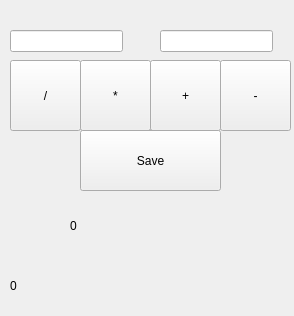
<?xml version="1.0" encoding="UTF-8"?>
<ui version="4.0">
 <class>MainWindow</class>
 <widget class="QMainWindow" name="MainWindow">
  <property name="geometry">
   <rect>
    <x>0</x>
    <y>0</y>
    <width>294</width>
    <height>316</height>
   </rect>
  </property>
  <property name="windowTitle">
   <string>MainWindow</string>
  </property>
  <widget class="QWidget" name="centralwidget">
   <widget class="QLabel" name="rezult_text">
    <property name="geometry">
     <rect>
      <x>70</x>
      <y>200</y>
      <width>161</width>
      <height>51</height>
     </rect>
    </property>
    <property name="styleSheet">
     <string notr="true">QLabel{
	qproperty-alignment: 'AlignCenter';
	border: 1px solid gray;
}

background-color:white;</string>
    </property>
    <property name="midLineWidth">
     <number>0</number>
    </property>
    <property name="text">
     <string>0</string>
    </property>
   </widget>
   <widget class="QPushButton" name="pushButton_division">
    <property name="geometry">
     <rect>
      <x>10</x>
      <y>60</y>
      <width>71</width>
      <height>71</height>
     </rect>
    </property>
    <property name="styleSheet">
     <string notr="true">QLabel{
	qproperty-alignment: 'AlignCenter';
	border: 1px solid gray;
}

background-color:white;</string>
    </property>
    <property name="text">
     <string>/</string>
    </property>
   </widget>
   <widget class="QPushButton" name="pushButton_multiplication">
    <property name="geometry">
     <rect>
      <x>80</x>
      <y>60</y>
      <width>71</width>
      <height>71</height>
     </rect>
    </property>
    <property name="styleSheet">
     <string notr="true">QLabel{
	qproperty-alignment: 'AlignCenter';
	border: 1px solid gray;
}

background-color:white;</string>
    </property>
    <property name="text">
     <string>*</string>
    </property>
   </widget>
   <widget class="QPushButton" name="pushButton_plus">
    <property name="geometry">
     <rect>
      <x>150</x>
      <y>60</y>
      <width>71</width>
      <height>71</height>
     </rect>
    </property>
    <property name="styleSheet">
     <string notr="true">QLabel{
	qproperty-alignment: 'AlignCenter';
	border: 1px solid gray;
}

background-color:white;</string>
    </property>
    <property name="text">
     <string>+</string>
    </property>
   </widget>
   <widget class="QPushButton" name="pushButton_minus">
    <property name="geometry">
     <rect>
      <x>220</x>
      <y>60</y>
      <width>71</width>
      <height>71</height>
     </rect>
    </property>
    <property name="styleSheet">
     <string notr="true">QLabel{
	qproperty-alignment: 'AlignCenter';
	border: 1px solid gray;
}

background-color:white;</string>
    </property>
    <property name="text">
     <string>-</string>
    </property>
   </widget>
   <widget class="QLineEdit" name="number_one">
    <property name="geometry">
     <rect>
      <x>10</x>
      <y>30</y>
      <width>113</width>
      <height>22</height>
     </rect>
    </property>
    <property name="styleSheet">
     <string notr="true">QLabel{
	qproperty-alignment: 'AlignCenter';
	border: 1px solid gray;
}

background-color:white;</string>
    </property>
   </widget>
   <widget class="QLineEdit" name="number_two">
    <property name="geometry">
     <rect>
      <x>160</x>
      <y>30</y>
      <width>113</width>
      <height>22</height>
     </rect>
    </property>
    <property name="styleSheet">
     <string notr="true">QLabel{
	qproperty-alignment: 'AlignCenter';
	border: 1px solid gray;
}

background-color:white;</string>
    </property>
   </widget>
   <widget class="QPushButton" name="pushButton_save">
    <property name="geometry">
     <rect>
      <x>80</x>
      <y>130</y>
      <width>141</width>
      <height>61</height>
     </rect>
    </property>
    <property name="styleSheet">
     <string notr="true">QLabel{
	qproperty-alignment: 'AlignCenter';
	border: 1px solid gray;
}

background-color:white;</string>
    </property>
    <property name="text">
     <string>Save</string>
    </property>
   </widget>
   <widget class="QLabel" name="rezult_save">
    <property name="geometry">
     <rect>
      <x>10</x>
      <y>260</y>
      <width>271</width>
      <height>51</height>
     </rect>
    </property>
    <property name="styleSheet">
     <string notr="true">QLabel{
	qproperty-alignment: 'AlignCenter';
	border: 1px solid gray;
}

background-color:white;</string>
    </property>
    <property name="midLineWidth">
     <number>0</number>
    </property>
    <property name="text">
     <string>0</string>
    </property>
   </widget>
  </widget>
 </widget>
 <resources/>
 <connections/>
</ui>
